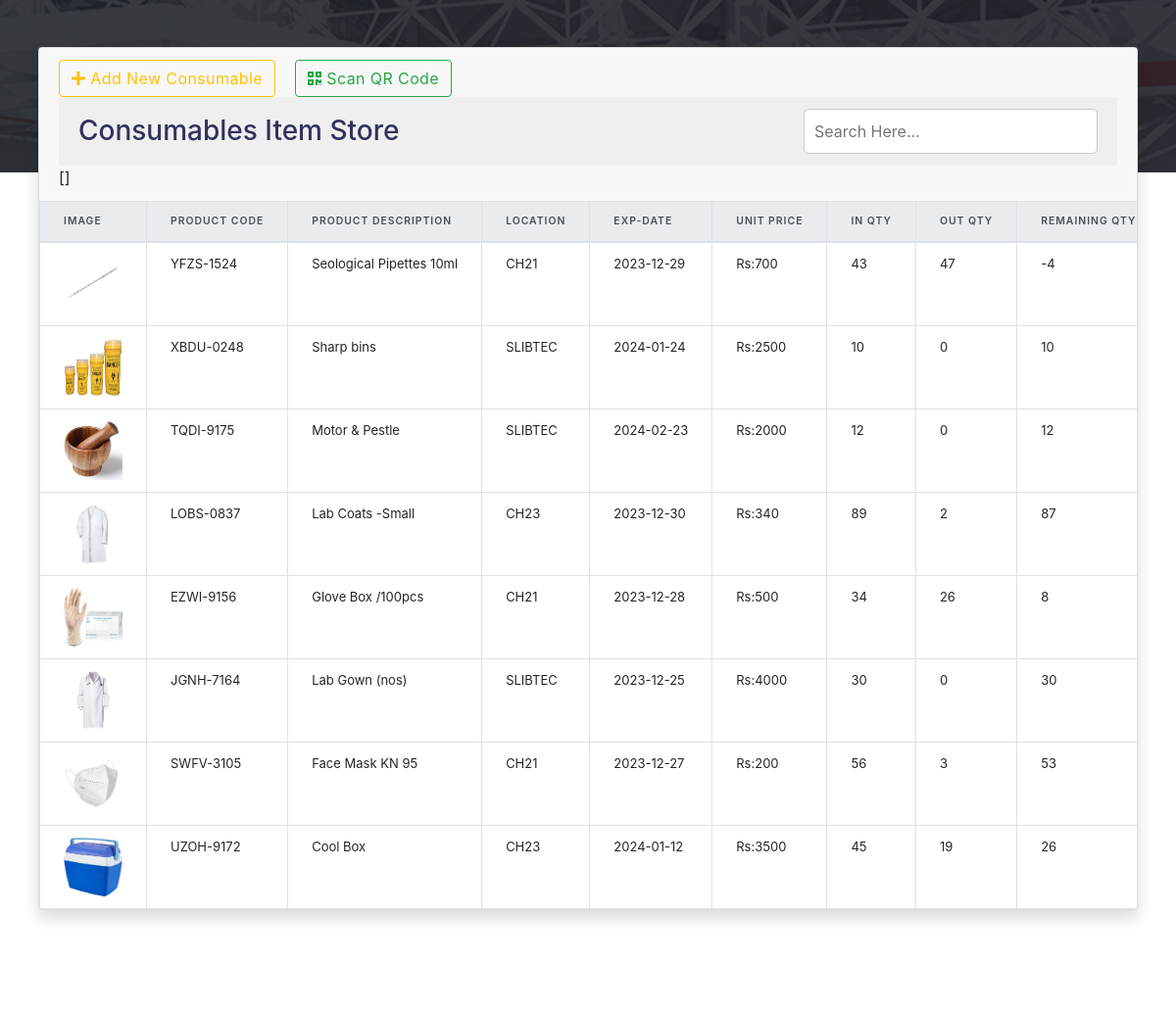
Page /slibtec/admin/products.php (signed in) on the committed database.
### tables this page shows
CREATE TABLE `rpos_products` (
  `prod_id` varchar(200) NOT NULL,
  `prod_code` varchar(200) NOT NULL,
  `prod_name` varchar(200) NOT NULL,
  `prod_img` varchar(200) NOT NULL,
  `prod_desc` longtext NOT NULL,
  `prod_price` varchar(200) NOT NULL,
  `created_at` timestamp(6) NOT NULL DEFAULT current_timestamp(6) ON UPDATE current_timestamp(6),
  `prod_location` varchar(250) NOT NULL,
  `prod_Exp_Date` date DEFAULT NULL,
  `prod_GINQty` varchar(250) NOT NULL,
  `prod_GRNQty` varchar(250) NOT NULL,
  `prod_REQty` varchar(250) NOT NULL,
  `prod_GINAmount` int(250) NOT NULL,
  `prod_GRNAmount` int(250) NOT NULL,
  `prod_REAmount` int(250) NOT NULL,
  `prod_qr` varchar(255) NOT NULL
);

### slibtec/admin/products.php (the view, shortened to what this page needs)
<?php
include('config/config.php');
?>
<!DOCTYPE html>
<html lang="en">
<head>
    <?php require_once('partials/_head.php'); ?>
    <link rel="stylesheet" href="https://stackpath.bootstrapcdn.com/bootstrap/4.5.0/css/bootstrap.min.css"
>
    <link rel="stylesheet" href="https://cdnjs.cloudflare.com/ajax/libs/font-awesome/5.15.1/css/all.min.css"
>
</head>
<body>
    <?php require_once('partials/_sidebar.php'); ?>
    <div class="main-content">
        <div class="container-fluid mt--8">
            <div class="row">
                <div class="col">
                    <div class="card shadow">
                        <div class="card-header border-0">
                            <a href="add_product.php" class="btn btn-outline-warning">
                                <i class="fas fa-plus"></i> Add New Consumable
                            </a>
<button
class="btn btn-outline-success ml-2" id="scanQRCodeBtn">
        <i class="fas fa-qrcode"></i> Scan QR Code
    </button>
<div class="card-header border-0">
    <div class="row align-items-center">
        <div class="col">
            <h3 class="mb-0">Consumables Item Store</h3>
        </div>
        <div class="col-md-4 text-right">
        <div class="search-container">
            <input type="text" class="search-bar" placeholder="Search Here...">
        </div>
        </div>
    </div>
</div>
                        </div>
                   <div class="table-responsive">
                           <table class="table table-bordered" >
                                <thead class="thead-light">
                                    <tr>
                                        <th scope="col">Image</th>
                                        <th scope="col">Product Code</th>
                                        <th scope="col">Product Description</th>
                                        <th scope="col">Location</th>
                                        <th scope="col">Exp-Date</th>
                                        <th scope="col">Unit Price</th>
                                        <th scope="col">IN Qty</th>
                                        <th scope="col">OUT Qty</th>
                                        <th scope="col">Remaining Qty</th>
                                    </tr>
                                </thead>
                                <tbody>
                                    <?php
                                    $ret = "SELECT * FROM  rpos_products ";
                                    $stmt = $mysqli->prepare($ret);
                                    $stmt->execute();
                                    $res = $stmt->get_result();
                                    while ($prod = $res->fetch_object()) {
                                    ?>
                                    <tr>
                                        <td>
                                            <?php
                                            if ($prod->prod_img) {
                                                echo "<img src='assets/img/products/$prod->prod_img' height='60' width='60 class='img-thumbnail'>";
                                            } else {
                                                echo "<img src='assets/img/products/default.jpg' height='60' width='60 class='img-thumbnail'>";
                                            }
                                            ?>
                                        </td>
                                        <td><?php echo $prod->prod_code; ?></td>
                                        <td><?php echo $prod->prod_name; ?></td>
                                        <td><?php echo $prod->prod_location; ?></td>
                                        <td><?php echo $prod->prod_Exp_Date; ?></td>
                                        <td> Rs:<?php echo $prod->prod_price; ?></td>
                                        <td><?php echo $prod->prod_GINQty; ?></td>
                                        <td> <?php echo $prod->prod_GRNQty; ?></td>
                                        <td> <?php echo $prod->prod_REQty; ?></td>
                                    </tr>
                                    <?php } ?>
                                </tbody>
                            </table>
                        </div>
                    </div>
                </div>
            </div>
        </div>
        <?php require_once('partials/_footer.php'); ?>
    </div>
</body>
</html>

### slibtec/admin/products.php (style rules this page uses)
.search-container { position: relative; display: inline-block; }
.search-bar { width: 300px; padding: 10px; border: 1px solid #ccc; border-radius: 5px; }

### rows in the picture
rpos_products: prod_img (picture), prod_code "YFZS-1524", prod_name "Seological Pipettes 10ml", prod_location "CH21", prod_Exp_Date "2023-12-29", prod_price "700", prod_GINQty "43", prod_GRNQty "47", prod_REQty "-4"
rpos_products: prod_img (picture), prod_code "XBDU-0248", prod_name "Sharp bins", prod_location "SLIBTEC", prod_Exp_Date "2024-01-24", prod_price "2500", prod_GINQty "10", prod_GRNQty "0", prod_REQty "10"
rpos_products: prod_img (picture), prod_code "TQDI-9175", prod_name "Motor & Pestle", prod_location "SLIBTEC", prod_Exp_Date "2024-02-23", prod_price "2000", prod_GINQty "12", prod_GRNQty "0", prod_REQty "12"
rpos_products: prod_img (picture), prod_code "LOBS-0837", prod_name "Lab Coats -Small", prod_location "CH23", prod_Exp_Date "2023-12-30", prod_price "340", prod_GINQty "89", prod_GRNQty "2", prod_REQty "87"
rpos_products: prod_img (picture), prod_code "EZWI-9156", prod_name "Glove Box /100pcs", prod_location "CH21", prod_Exp_Date "2023-12-28", prod_price "500", prod_GINQty "34", prod_GRNQty "26", prod_REQty "8"
rpos_products: prod_img (picture), prod_code "JGNH-7164", prod_name "Lab Gown (nos)", prod_location "SLIBTEC", prod_Exp_Date "2023-12-25", prod_price "4000", prod_GINQty "30", prod_GRNQty "0", prod_REQty "30"
rpos_products: prod_img (picture), prod_code "SWFV-3105", prod_name "Face Mask KN 95", prod_location "CH21", prod_Exp_Date "2023-12-27", prod_price "200", prod_GINQty "56", prod_GRNQty "3", prod_REQty "53"
rpos_products: prod_img (picture), prod_code "UZOH-9172", prod_name "Cool Box", prod_location "CH23", prod_Exp_Date "2024-01-12", prod_price "3500", prod_GINQty "45", prod_GRNQty "19", prod_REQty "26"

### other values in the picture
json_encode($suggestions) "[]"
